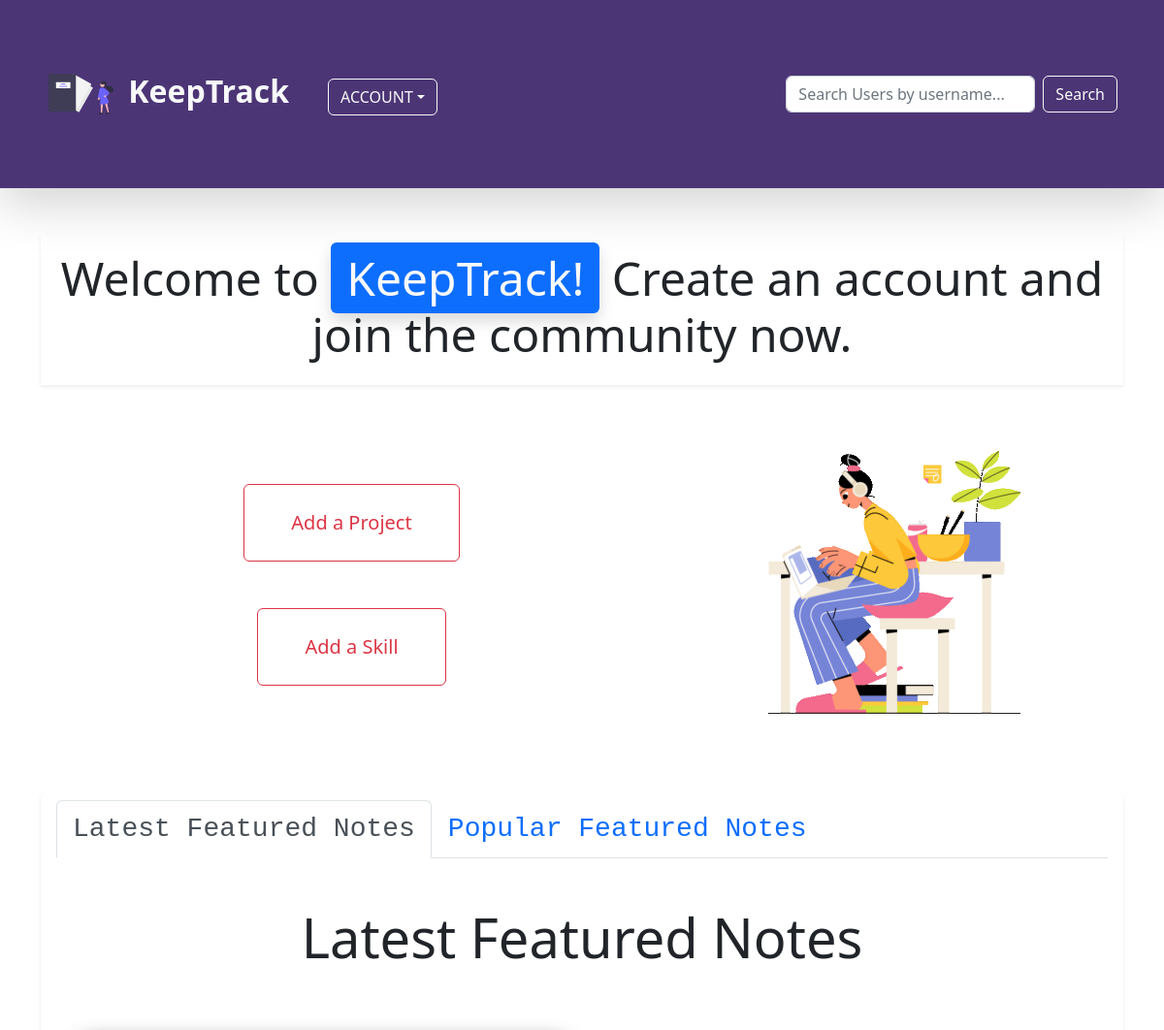
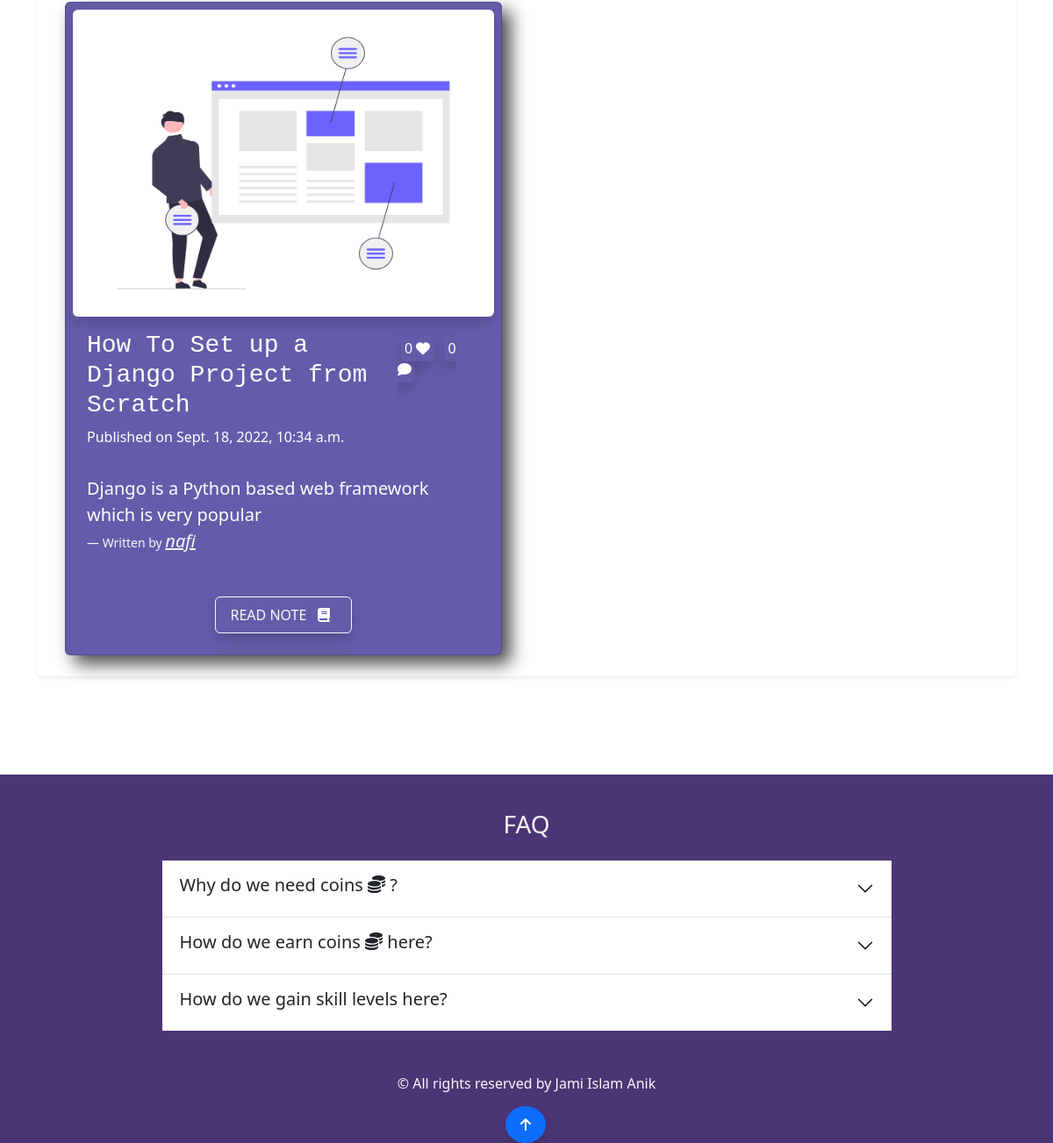
The page / on the database its author committed (2 pictures, top to bottom).
### note/models.py (models this page shows)
class FeaturedNote(models.Model):
    note = models.OneToOneField(Note, on_delete=models.CASCADE)
    created_at = models.DateTimeField(auto_now_add=True)
    class Meta:
        ordering = ['-created_at']

class Note(models.Model):
    comment = GenericRelation(Comment)
    like = GenericRelation(Like)
    content_type = models.ForeignKey(ContentType, null=True, on_delete=models.SET_NULL)
    object_id = models.IntegerField()
    content_object = GenericForeignKey()
    owner = models.ForeignKey(Profile,on_delete=models.CASCADE)
    note_image = models.ImageField(null=True, blank =True, upload_to='keeptrack/images/')
    title = models.CharField(max_length=255)
    body = models.TextField()
    created_at = models.DateTimeField(auto_now_add=True)
    class Meta:
        ordering = ['-created_at']

### account/models.py (models this page shows, shortened)
class Profile(models.Model):
    user = models.OneToOneField(User,on_delete=models.CASCADE,null=True,blank=True)
    profile_image = models.ImageField(null=True,blank=True,upload_to='keeptrack/images/',default = 'keeptrack/default_images/default_profile_i2ejjp.png')
    username = models.CharField(max_length=255)
    first_name = models.CharField(max_length=255,null=True,blank=True)
    last_name = models.CharField(max_length=255,null=True,blank=True)
    bio = models.TextField(max_length=2000,blank=True,null=True)
    email = models.EmailField(max_length=255,blank=True,null=True)
    portfolio_site = models.URLField(max_length=500,blank=True,null=True)
    facebook = models.URLField(max_length=2000,blank=True,null=True)
    linkedin = models.URLField(max_length=2000,blank=True,null=True)
    youtube = models.URLField(max_length=2000,blank=True,null=True)
    coin = models.IntegerField(default=100,null=True,blank=True)
    def __str__(self):
        return self.username

### account/views.py (the view)
# urls.py: path('',views.home_page,name='home-page'),
def home_page(request):
    latest_queryset = FeaturedNote.objects.select_related('note').order_by('-created_at')[:31]
    popular_queryset = FeaturedNote.objects.select_related('note').annotate(like_count=Count('note__like')).order_by('-like_count')[:21]
    context = {
            'latest_queryset':list(latest_queryset),
            'popular_queryset':list(popular_queryset),
        }
    if request.method == "POST" and request.POST.get("action") == "logout":
        logout(request)
        messages.info(request,'You were successfully logged out!')
        return redirect('login-page')
    elif request.method == 'POST' and request.POST.get('action') == 'notification-delete':
        profile = request.user.profile
        for notification in profile.notification_set.all():
            notification.delete()
        return redirect('home-page')
    elif request.method == 'POST' and request.POST.get('searched'):
        searched_value = request.POST.get('searched')
        return redirect('search-page', searched_value = searched_value)
    return render(request,'account/home_page.html',context)

### account/templates/account/home_page.html (shortened to what this page needs)
{% extends 'base.html' %}
{% load static %}
{% block content %}
<div class="container">
  <div class="py-3 px-3 shadow-sm">
    {% if user.is_authenticated %}
    <h5 class="display-5 text-center">What skills are you learning today <span class="shadow rounded px-3 py-0 py-md-1 bg-primary text-light"> {{ request.user }}</span></h5>
    <p class="text-center lead fs-3 py-3">Keep track of your progress easily. Make progress by adding skills to your
      projects!</p>
      {% else %}
      <h5 class="display-5 text-center">Welcome to <span class="shadow rounded px-3 py-1 bg-primary text-light">KeepTrack!</span> Create an account and join the community now.</h5>
      {% endif %}
  </div>
  <div class="row py-5 py-md-2">
    <div class="col-7 my-auto">
      <div class="row gy-5">
        <div class="text-center"><a href="{% url 'project-form-page-create' %}?page=create"
            class="col btn btn-outline-danger px-5 py-2 py-md-4 fs-5">Add a Project</a></div>
        <div class="text-center"><a href="{% url 'skill-form-page' %}"
            class="col btn btn-outline-danger px-5 py-2 py-md-4 fs-5">Add a Skill</a></div>
      </div>
    </div>
    <div class="col-5">
      <img src="{% static 'images/work-animation.gif' %}" class="img-fluid my-5"
        alt="">
    </div>
  </div>
  <div class="my-2 py-2  px-3 shadow-sm rounded">
    <ul class="nav nav-tabs" role="tablist">
      <li class="nav-item" role="presentation">
        <button type="button" id="tabFade-1" class="nav-link active fs-3 font-monospace" data-bs-toggle="tab" data-bs-target="#tabFade-pane-1" role="tab" aria-controls="tabFade-pane-1" aria-selected="true">Latest Featured Notes</button>
      </li>
      <li class="nav-item" role="presentation">
        <button type="button" id="tabFade-2" class="nav-link fs-3 font-monospace" data-bs-toggle="tab" data-bs-target="#tabFade-pane-2" role="tab" aria-controls="tabFade-pane-2" aria-selected="false">Popular Featured Notes</button>
      </li>
    </ul>
    <div class="tab-content">
      <div id="tabFade-pane-1" class="tab-pane fade show active" role="tabpanel" aria-labelledby="tabFade-1">
        <h4 class="display-4 text-center my-5">Latest Featured Notes</h4>
        {% if latest_queryset %}
        <div class="row">
          {% for featured_note in latest_queryset %}
          <div class="col col-12 col-md-6">
            <div class="card p-2 mx-3 my-3" id="project-page-card">
              {% if featured_note.note.note_image %}
              <img src="{{ featured_note.note.note_image.url }}" class="img-fluid w-100 shadow rounded" id="note-image-h"
                alt="Note Image" />
              {% else %}
              <img src="{% static 'images/default_note.png' %}" class="img-fluid w-100 shadow rounded" id="note-image-h"
                alt="Note Image" />
              {% endif %}
              <div class="card-body text-white">
                <div class="row">
                  <h3 class="col col-12 col-md-9 card-title font-monospace">{{ featured_note.note.title }}</h3>
                  <div class="col col-12 col-md-3 pb-2 pt-0 pt-md-2">
                    <span class="p-1 mx-1 rounded shadow">{{ featured_note.note.like.count }} <i
                        class="fas fa-heart"></i></span>
                    <span class="p-1 mx-1 rounded shadow">{{ featured_note.note.comment.count }} <i
                        class="fas fa-comment"></i></span>
                  </div>
                </div>
                <p>Published on {{ featured_note.note.created_at }}</p>
                <figure class="py-1 py-md-3">
                  <blockquote class="blockquote">
                    <p class="lead">{{ featured_note.note.body|slice:"60" }}
                  </blockquote>
                  <figcaption class="blockquote-footer text-light">Written by
                    <a href="{% url 'account-page' featured_note.note.owner.username %}" class="fs-5 text-light"><cite title="Source Title">{{ featured_note.note.owner }}</cite></a>
                  </figcaption>
                </figure>
                <div class="text-center">
                  <a href="{% url 'single-note-page' featured_note.note.id %}"
                    class="btn btn-outline-light py-2 px-3 shadow">READ NOTE
                    <span><i class="fas fa-book px-2"></i></span>
                  </a>
                </div>
              </div>
            </div>
          </div>
          {% endfor %}
        </div>
        {% else %}
        <p class="lead text-center">There are currently no notes featured by users.</p>
        {% endif %}
      </div>
        </div>
    </div>
</div>
{% endblock %}

### static/css/app.css (style rules this page uses)
#project-page-card { background-color: #645CAA; box-shadow: 10px 10px 20px rgb(0, 0, 0 , 0.7); }
#note-image-h { height: 350px; }

### rows shown on the page
FeaturedNote: note "How To Set up a Django Project from Scratch", note.like.count "0", note.comment.count "0", note.created_at "Sept. 18, 2022, 10:34 a.m.", note.body "Django is a Python based web framework which is very popular", note.owner "nafi"
